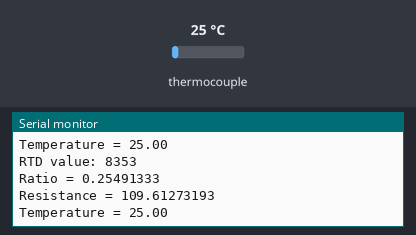
This sketch was run on a simulated Arduino Uno, built with avr-gcc and run on an emulated ATmega328P. Parts: the last lines printed to the serial monitor. Inputs (shaded band) come from the test bench; at power-on: thermocouple 25 °C.

Above: at 1.2 s.
1.3 s: thermocouple set to 6 °C
At 2.4 s:
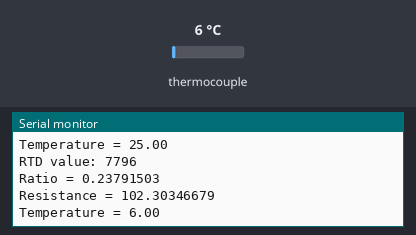
2.8 s: thermocouple set to 75 °C
At 3.8 s:
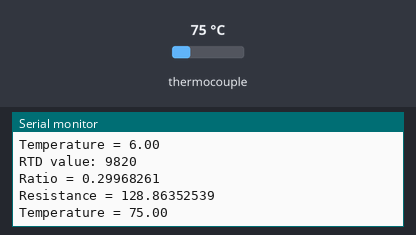
Timing chart, 0 to 5.8 s (numbered marks = the images above; inputs shaded):
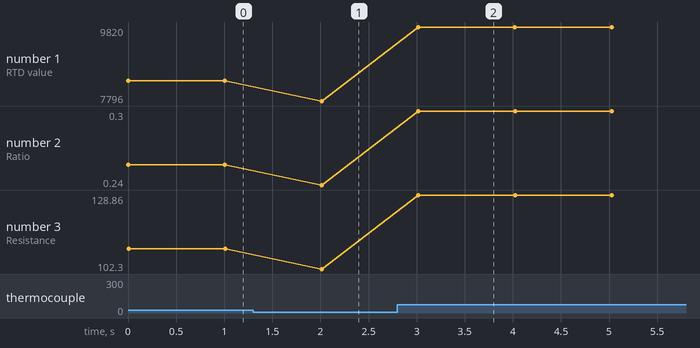

The sketch:

Debug_max31865.ino
```cpp
#include <Arduino.h>
#include <SPI.h>

#include <Adafruit_MAX31865.h>

// use hardware SPI, just pass in the CS pin
Adafruit_MAX31865 maxBottom = Adafruit_MAX31865(22);
Adafruit_MAX31865 maxSide1 = Adafruit_MAX31865(23);
Adafruit_MAX31865 maxSide2 = Adafruit_MAX31865(24);
Adafruit_MAX31865 maxSide3 = Adafruit_MAX31865(25);
Adafruit_MAX31865 maxSide4 = Adafruit_MAX31865(26);
Adafruit_MAX31865 maxCenter1 = Adafruit_MAX31865(27);
Adafruit_MAX31865 maxCenter2 = Adafruit_MAX31865(28);
Adafruit_MAX31865 maxCenter3 = Adafruit_MAX31865(29);
Adafruit_MAX31865 maxCenter4 = Adafruit_MAX31865(30);
Adafruit_MAX31865 maxCenter5 = Adafruit_MAX31865(31);

// The value of the Rref resistor. Use 430.0!
#define RREF 430.0

const int n_Max =  10;
Adafruit_MAX31865 maxNames [n_Max] = {maxBottom, maxSide1, maxSide2, maxSide3, maxSide4, maxCenter1, maxCenter2, maxCenter3, maxCenter4, maxCenter5};

/////////////////////////////////////
// SETUP
////////
void setup() {
  Serial.begin(115200);
  Serial.println("Adafruit MAX31865 PT100 Sensor Test!");

  for (int i = 0; i < n_Max; ++i ) {
    maxNames[i].begin(MAX31865_4WIRE);
  }
}

/////////////////////////////////////
// Loop
///////
void loop() {
  uint16_t rtd = maxBottom.readRTD();

  Serial.print("RTD value: "); Serial.println(rtd);
  float ratio = rtd;
  ratio /= 32768;
  Serial.print("Ratio = "); Serial.println(ratio,8);
  Serial.print("Resistance = "); Serial.println(RREF*ratio,8);
  Serial.print("Temperature = "); Serial.println(maxBottom.temperature(100, RREF));

  // Check and print any faults
  uint8_t fault = maxBottom.readFault();
  if (fault) {
    Serial.print("Fault 0x"); Serial.println(fault, HEX);
    if (fault & MAX31865_FAULT_HIGHTHRESH) {
      Serial.println("RTD High Threshold");
    }
    if (fault & MAX31865_FAULT_LOWTHRESH) {
      Serial.println("RTD Low Threshold");
    }
    if (fault & MAX31865_FAULT_REFINLOW) {
      Serial.println("REFIN- > 0.85 x Bias");
    }
    if (fault & MAX31865_FAULT_REFINHIGH) {
      Serial.println("REFIN- < 0.85 x Bias - FORCE- open");
    }
    if (fault & MAX31865_FAULT_RTDINLOW) {
      Serial.println("RTDIN- < 0.85 x Bias - FORCE- open");
    }
    if (fault & MAX31865_FAULT_OVUV) {
      Serial.println("Under/Over voltage");
    }
    maxBottom.clearFault();
  }
  Serial.println();
  delay(1000);
}
```

Measured:
- after the input at 1.3 s, the serial monitor: prints a new line after 0.71 s (image 1)
- after the input at 2.8 s, the serial monitor: prints a new line after 0.22 s (image 2)
- plotted number 1: 8353 → 7796 after the input at 1.3 s, 7796 → 9820 after the input at 2.8 s
- plotted number 2: 0.25 → 0.24 after the input at 1.3 s, 0.24 → 0.3 after the input at 2.8 s
- plotted number 3: 109.61 → 102.3 after the input at 1.3 s, 102.3 → 128.86 after the input at 2.8 s
